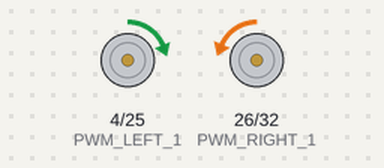
The sketch below on a simulated ESP32. On the bench: motor-driver pin pairs drawn as motors (green arrow = first pin HIGH = forward, orange = second pin HIGH = backward, longer = more drive).

Above: at 4.5 s.
Timing chart, 0 to 14.1 s (numbered marks = the images above):
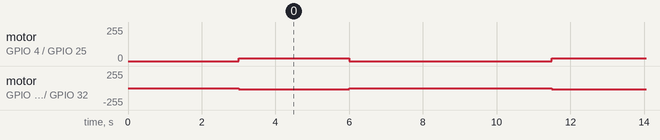

Measured:
- by itself, motor on GPIO 4 (PWM_LEFT_1) / GPIO 25 (PWM_LEFT_2): alternates forward 19/255 for 3.0 s and stopped for 5.5 s
- by itself, motor on GPIO 26 (PWM_RIGHT_1) / GPIO 32 (PWM_RIGHT_2): alternates backward 17/255 for 3.0 s and stopped for 5.5 s

The sketch:

line-following-skeleton.ino
```cpp
//right motor pwm pins
#define PWM_RIGHT_1 26
#define PWM_RIGHT_2 32

//left motor pwm pins
#define PWM_LEFT_1 4
#define PWM_LEFT_2 25

//front right tcrt
#define FR_TCRT 35
//front left tcrt
#define FL_TCRT 34
//back right tcrt
#define BR_TCRT 38
//back left tcrt
#define BL_TCRT 37

#define RS_TCRT 5
//left station-sensing tcrt
#define LS_TCRT 7

unsigned long timeStart = 0;
unsigned long lastTime = 0;

void setup() {
  Serial.begin(115200);
  // put your setup code here, to run once:
  pinMode(FR_TCRT, INPUT);
  pinMode(FL_TCRT, INPUT);
  pinMode(BR_TCRT, INPUT);
  pinMode(BL_TCRT, INPUT);

  pinMode(RS_TCRT, INPUT);
  pinMode(LS_TCRT, INPUT);

  pinMode(33, INPUT);

  pinMode(PWM_RIGHT_1, OUTPUT);
  pinMode(PWM_RIGHT_2, OUTPUT);
  pinMode(PWM_LEFT_1, OUTPUT);
  pinMode(PWM_LEFT_2, OUTPUT);

  ledcAttach(PWM_RIGHT_1, 250, 8);
  ledcAttach(PWM_RIGHT_2, 250, 8);
  ledcAttach(PWM_LEFT_1, 250, 8);
  ledcAttach(PWM_LEFT_2, 250, 8);

  delay(3000);
}

void loop() {
  timeStart = millis();
  int i = 1;
  //for (int i = 0; i < 20; i++) {
    ledcWrite(PWM_RIGHT_2, 70.0 * i/1000.0 * 255.0);
    ledcWrite(PWM_RIGHT_1, 0);
    ledcWrite(PWM_LEFT_1, 1.10* 70.0 * i/1000.0 * 255.0);
    ledcWrite(PWM_LEFT_2, 0);
    delay(3000);
    ledcWrite(PWM_RIGHT_1, 0);
    ledcWrite(PWM_RIGHT_2, 0);
    ledcWrite(PWM_LEFT_1, 0);
    ledcWrite(PWM_LEFT_2, 0);
    delay(500);
  //}
  ledcWrite(PWM_RIGHT_1, 0);
  ledcWrite(PWM_RIGHT_2, 0);
  ledcWrite(PWM_LEFT_1, 0);
  ledcWrite(PWM_LEFT_2, 0);
  delay(5000);
  // if (timeStart < 4500) {
  //   int rightSpeed = 350; //1000 max
  //   int leftSpeed = 350;
  //   int correction = 80;
  //   //line sensing:
  //   double fr = analogRead(FR_TCRT);
  //   double fl = analogRead(FL_TCRT);
  //   double br = analogRead(BR_TCRT);
  //   double bl = analogRead(BL_TCRT);

  //   int rs = digitalRead(RS_TCRT);
  //   int ls = digitalRead(LS_TCRT);

  //   double pot = analogRead(33);

  //   int front_correction = (fr - fl);
  //   int back_correction = (bl - br);

  //   if (front_correction > 0) {
  //     rightSpeed -= correction;
  //   }
  //   else if (front_correction < 0) {
  //     leftSpeed -= correction;
  //   }

  //   ledcWrite(PWM_RIGHT_1, rightSpeed/1000.0 * 255);
  //   ledcWrite(PWM_RIGHT_2, 0);
  //   ledcWrite(PWM_LEFT_1, leftSpeed/1000.0 * 255);
  //   ledcWrite(PWM_LEFT_2, 0);
  // } else {
  //   ledcWrite(PWM_RIGHT_1, 0);
  //   ledcWrite(PWM_RIGHT_2, 0);
  //   ledcWrite(PWM_LEFT_1, 0);
  //   ledcWrite(PWM_LEFT_2, 0);
  // }
  // // Serial.print("Frontright:");
  // // Serial.print(fr);
  // // Serial.print(",");
  // // Serial.print("Frontleft:");
  // // Serial.print(fl);
  // // Serial.print(",");
  // // Serial.print("Backright:");
  // // Serial.print(br);
  // // Serial.print(",");
  // // Serial.print("Backleft:");
  // // Serial.print(bl);
  // // Serial.print(",");
  // // Serial.print("RightStation:");
  // // Serial.print(rs);
  // // Serial.print(",");
  // // Serial.print("LeftStation:");
  // // Serial.print(ls);
  // // Serial.print(",");
  // // Serial.print("pot:");
  // // Serial.println(pot);
}
```
